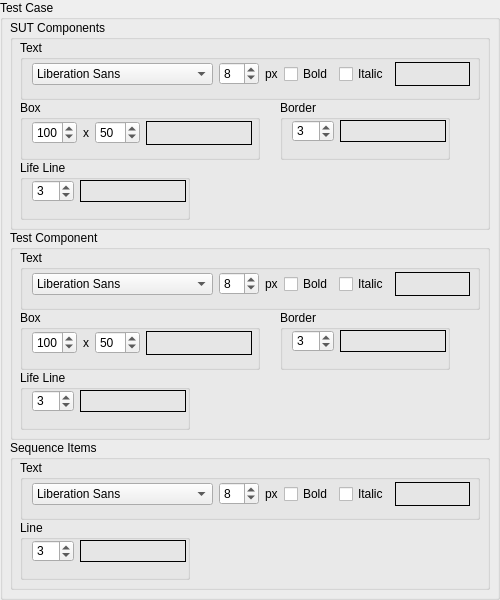
        <widget class="QGroupBox" name="_tcGroupBox">
         <property name="minimumSize">
          <size>
           <width>500</width>
           <height>600</height>
          </size>
         </property>
         <property name="maximumSize">
          <size>
           <width>500</width>
           <height>600</height>
          </size>
         </property>
         <property name="title">
          <string>Test Case</string>
         </property>
         <property name="flat">
          <bool>true</bool>
         </property>
         <widget class="QGroupBox" name="_tcSutCompGroupBox">
          <property name="geometry">
           <rect>
            <x>10</x>
            <y>20</y>
            <width>480</width>
            <height>210</height>
           </rect>
          </property>
          <property name="minimumSize">
           <size>
            <width>480</width>
            <height>210</height>
           </size>
          </property>
          <property name="maximumSize">
           <size>
            <width>480</width>
            <height>210</height>
           </size>
          </property>
          <property name="title">
           <string>SUT Components</string>
          </property>
          <widget class="QGroupBox" name="_tcSutCompTextFontGroupBox">
           <property name="geometry">
            <rect>
             <x>10</x>
             <y>20</y>
             <width>460</width>
             <height>60</height>
            </rect>
           </property>
           <property name="minimumSize">
            <size>
             <width>460</width>
             <height>60</height>
            </size>
           </property>
           <property name="maximumSize">
            <size>
             <width>460</width>
             <height>60</height>
            </size>
           </property>
           <property name="title">
            <string>Text</string>
           </property>
           <widget class="QWidget" name="layoutWidget_22">
            <property name="geometry">
             <rect>
              <x>12</x>
              <y>22</y>
              <width>438</width>
              <height>24</height>
             </rect>
            </property>
            <layout class="QHBoxLayout" name="_tcSutCompTextFontHorizontalLayout">
             <item>
              <widget class="QFontComboBox" name="_tcSutCompTextFontComboBox">
               <property name="sizePolicy">
                <sizepolicy hsizetype="Expanding" vsizetype="Fixed">
                 <horstretch>0</horstretch>
                 <verstretch>0</verstretch>
                </sizepolicy>
               </property>
               <property name="editable">
                <bool>false</bool>
               </property>
               <property name="currentFont">
                <font>
                 <family>MS Sans Serif</family>
                </font>
               </property>
              </widget>
             </item>
             <item>
              <layout class="QHBoxLayout" name="_tcSutCompTexFontSizeHorizontalLayout">
               <item>
                <widget class="QSpinBox" name="_tcSutCompTextFontSizeSpinBox">
                 <property name="sizePolicy">
                  <sizepolicy hsizetype="Expanding" vsizetype="Fixed">
                   <horstretch>0</horstretch>
                   <verstretch>0</verstretch>
                  </sizepolicy>
                 </property>
                 <property name="minimumSize">
                  <size>
                   <width>40</width>
                   <height>0</height>
                  </size>
                 </property>
                 <property name="minimum">
                  <number>6</number>
                 </property>
                 <property name="maximum">
                  <number>72</number>
                 </property>
                 <property name="value">
                  <number>8</number>
                 </property>
                </widget>
               </item>
               <item>
                <widget class="QLabel" name="_tcSutCompTextFontSizeUnitLabel">
                 <property name="text">
                  <string>px</string>
                 </property>
                </widget>
               </item>
              </layout>
             </item>
             <item>
              <widget class="QCheckBox" name="_tcSutCompTextFontBoldCheckBox">
               <property name="text">
                <string>Bold</string>
               </property>
              </widget>
             </item>
             <item>
              <widget class="QCheckBox" name="_tcSutCompTextFontItalicCheckBox">
               <property name="text">
                <string>Italic</string>
               </property>
              </widget>
             </item>
             <item>
              <widget class="ClickableLabel" name="_tcSutCompTextSelectedColor">
               <property name="minimumSize">
                <size>
                 <width>75</width>
                 <height>0</height>
                </size>
               </property>
               <property name="frameShape">
                <enum>QFrame::Box</enum>
               </property>
               <property name="text">
                <string/>
               </property>
              </widget>
             </item>
            </layout>
           </widget>
          </widget>
          <widget class="QGroupBox" name="_tcSutCompBorderGroupBox">
           <property name="geometry">
            <rect>
             <x>270</x>
             <y>80</y>
             <width>170</width>
             <height>60</height>
            </rect>
           </property>
           <property name="minimumSize">
            <size>
             <width>170</width>
             <height>60</height>
            </size>
           </property>
           <property name="maximumSize">
            <size>
             <width>170</width>
             <height>60</height>
            </size>
           </property>
           <property name="title">
            <string>Border</string>
           </property>
           <widget class="QWidget" name="layoutWidget_23">
            <property name="geometry">
             <rect>
              <x>12</x>
              <y>20</y>
              <width>154</width>
              <height>22</height>
             </rect>
            </property>
            <layout class="QHBoxLayout" name="_tcSutCompBorderHorizontalLayout">
             <item>
              <widget class="QSpinBox" name="_tcSutCompBorderWidthSpinBox">
               <property name="minimumSize">
                <size>
                 <width>40</width>
                 <height>0</height>
                </size>
               </property>
               <property name="minimum">
                <number>1</number>
               </property>
               <property name="maximum">
                <number>10</number>
               </property>
               <property name="value">
                <number>3</number>
               </property>
              </widget>
             </item>
             <item>
              <widget class="ClickableLabel" name="_tcSutCompBorderSelectedColor">
               <property name="minimumSize">
                <size>
                 <width>106</width>
                 <height>0</height>
                </size>
               </property>
               <property name="frameShape">
                <enum>QFrame::Box</enum>
               </property>
               <property name="text">
                <string/>
               </property>
              </widget>
             </item>
            </layout>
           </widget>
          </widget>
          <widget class="QGroupBox" name="_tcSutCompBoxGroupBox">
           <property name="geometry">
            <rect>
             <x>10</x>
             <y>80</y>
             <width>240</width>
             <height>60</height>
            </rect>
           </property>
           <property name="minimumSize">
            <size>
             <width>240</width>
             <height>60</height>
            </size>
           </property>
           <property name="maximumSize">
            <size>
             <width>240</width>
             <height>60</height>
            </size>
           </property>
           <property name="title">
            <string>Box</string>
           </property>
           <widget class="QWidget" name="layoutWidget_24">
            <property name="geometry">
             <rect>
              <x>12</x>
              <y>21</y>
              <width>220</width>
              <height>24</height>
             </rect>
            </property>
            <layout class="QHBoxLayout" name="_tcSutCompBoxHorizontalLayout">
             <item>
              <layout class="QHBoxLayout" name="_tcSutCompBoxSizeHorizontalLayout" stretch="5,1,5">
               <item>
                <widget class="QSpinBox" name="_tcSutCompBoxWSpinBox">
                 <property name="minimum">
                  <number>16</number>
                 </property>
                 <property name="maximum">
                  <number>256</number>
                 </property>
                 <property name="value">
                  <number>100</number>
                 </property>
                </widget>
               </item>
               <item>
                <widget class="QLabel" name="_tcSutCompBoxSizeLabel">
                 <property name="text">
                  <string>x</string>
                 </property>
                </widget>
               </item>
               <item>
                <widget class="QSpinBox" name="_tcSutCompBoxHSpinBox">
                 <property name="minimum">
                  <number>16</number>
                 </property>
                 <property name="maximum">
                  <number>256</number>
                 </property>
                 <property name="value">
                  <number>50</number>
                 </property>
                </widget>
               </item>
              </layout>
             </item>
             <item>
              <widget class="ClickableLabel" name="_tcSutCompBoxSelectedColor">
               <property name="minimumSize">
                <size>
                 <width>106</width>
                 <height>0</height>
                </size>
               </property>
               <property name="frameShape">
                <enum>QFrame::Box</enum>
               </property>
               <property name="text">
                <string/>
               </property>
              </widget>
             </item>
            </layout>
           </widget>
          </widget>
          <widget class="QGroupBox" name="_tcSutLifeLineGroupBox">
           <property name="geometry">
            <rect>
             <x>10</x>
             <y>140</y>
             <width>170</width>
             <height>60</height>
            </rect>
           </property>
           <property name="minimumSize">
            <size>
             <width>170</width>
             <height>60</height>
            </size>
           </property>
           <property name="maximumSize">
            <size>
             <width>170</width>
             <height>60</height>
            </size>
           </property>
           <property name="title">
            <string>Life Line</string>
           </property>
           <widget class="QWidget" name="layoutWidget_19">
            <property name="geometry">
             <rect>
              <x>12</x>
              <y>20</y>
              <width>154</width>
              <height>22</height>
             </rect>
            </property>
            <layout class="QHBoxLayout" name="_tcSutLifeLineHorizontalLayout">
             <item>
              <widget class="QSpinBox" name="_tcSutCompLifeLineWidthSpinBox">
               <property name="minimumSize">
                <size>
                 <width>40</width>
                 <height>0</height>
                </size>
               </property>
               <property name="minimum">
                <number>1</number>
               </property>
               <property name="maximum">
                <number>10</number>
               </property>
               <property name="value">
                <number>3</number>
               </property>
              </widget>
             </item>
             <item>
              <widget class="ClickableLabel" name="_tcSutCompLifeLineSelectedColor">
               <property name="minimumSize">
                <size>
                 <width>106</width>
                 <height>0</height>
                </size>
               </property>
               <property name="maximumSize">
                <size>
                 <width>106</width>
                 <height>16777215</height>
                </size>
               </property>
               <property name="frameShape">
                <enum>QFrame::Box</enum>
               </property>
               <property name="text">
                <string/>
               </property>
              </widget>
             </item>
            </layout>
           </widget>
          </widget>
         </widget>
         <widget class="QGroupBox" name="_tcTestCompGroupBox">
          <property name="geometry">
           <rect>
            <x>10</x>
            <y>230</y>
            <width>480</width>
            <height>210</height>
           </rect>
          </property>
          <property name="minimumSize">
           <size>
            <width>480</width>
            <height>210</height>
           </size>
          </property>
          <property name="maximumSize">
           <size>
            <width>480</width>
            <height>210</height>
           </size>
          </property>
          <property name="title">
           <string>Test Component</string>
          </property>
          <widget class="QGroupBox" name="_tcTestCompTextFontGroupBox">
           <property name="geometry">
            <rect>
             <x>10</x>
             <y>20</y>
             <width>460</width>
             <height>60</height>
            </rect>
           </property>
           <property name="minimumSize">
            <size>
             <width>460</width>
             <height>60</height>
            </size>
           </property>
           <property name="maximumSize">
            <size>
             <width>460</width>
             <height>60</height>
            </size>
           </property>
           <property name="title">
            <string>Text</string>
           </property>
           <widget class="QWidget" name="layoutWidget_25">
            <property name="geometry">
             <rect>
              <x>12</x>
              <y>22</y>
              <width>438</width>
              <height>24</height>
             </rect>
            </property>
            <layout class="QHBoxLayout" name="_tcTestCompTextFontHorizontalLayout">
             <item>
              <widget class="QFontComboBox" name="_tcTestCompTextFontComboBox">
               <property name="sizePolicy">
                <sizepolicy hsizetype="Expanding" vsizetype="Fixed">
                 <horstretch>0</horstretch>
                 <verstretch>0</verstretch>
                </sizepolicy>
               </property>
               <property name="editable">
                <bool>false</bool>
               </property>
               <property name="currentFont">
                <font>
                 <family>MS Sans Serif</family>
                </font>
               </property>
              </widget>
             </item>
             <item>
              <layout class="QHBoxLayout" name="_tcTestCompTexFontSizeHorizontalLayout">
               <item>
                <widget class="QSpinBox" name="_tcTestCompTextFontSizeSpinBox">
                 <property name="sizePolicy">
                  <sizepolicy hsizetype="Expanding" vsizetype="Fixed">
                   <horstretch>0</horstretch>
                   <verstretch>0</verstretch>
                  </sizepolicy>
                 </property>
                 <property name="minimumSize">
                  <size>
                   <width>40</width>
                   <height>0</height>
                  </size>
                 </property>
                 <property name="minimum">
                  <number>6</number>
                 </property>
                 <property name="maximum">
                  <number>72</number>
                 </property>
                 <property name="value">
                  <number>8</number>
                 </property>
                </widget>
               </item>
               <item>
                <widget class="QLabel" name="_tcTestCompTextFontSizeUnitLabel">
                 <property name="text">
                  <string>px</string>
                 </property>
                </widget>
               </item>
              </layout>
             </item>
             <item>
              <widget class="QCheckBox" name="_tcTestCompTextFontBoldCheckBox">
               <property name="text">
                <string>Bold</string>
               </property>
              </widget>
             </item>
             <item>
              <widget class="QCheckBox" name="_tcTestCompTextFontItalicCheckBox">
               <property name="text">
                <string>Italic</string>
               </property>
              </widget>
             </item>
             <item>
              <widget class="ClickableLabel" name="_tcTestCompTextSelectedColor">
               <property name="minimumSize">
                <size>
                 <width>75</width>
                 <height>0</height>
                </size>
               </property>
               <property name="frameShape">
                <enum>QFrame::Box</enum>
               </property>
               <property name="text">
                <string/>
               </property>
              </widget>
             </item>
            </layout>
           </widget>
          </widget>
          <widget class="QGroupBox" name="_tcTestCompBorderGroupBox">
           <property name="geometry">
            <rect>
             <x>270</x>
             <y>80</y>
             <width>170</width>
             <height>60</height>
            </rect>
           </property>
           <property name="minimumSize">
            <size>
             <width>170</width>
             <height>60</height>
            </size>
           </property>
           <property name="maximumSize">
            <size>
             <width>170</width>
             <height>60</height>
            </size>
           </property>
           <property name="title">
            <string>Border</string>
           </property>
           <widget class="QWidget" name="layoutWidget_26">
            <property name="geometry">
             <rect>
              <x>12</x>
              <y>20</y>
              <width>154</width>
              <height>22</height>
             </rect>
            </property>
            <layout class="QHBoxLayout" name="_tcTestCompBorderHorizontalLayout">
             <item>
              <widget class="QSpinBox" name="_tcTestCompBorderWidthSpinBox">
               <property name="minimumSize">
                <size>
                 <width>40</width>
                 <height>0</height>
                </size>
               </property>
               <property name="minimum">
                <number>1</number>
               </property>
               <property name="maximum">
                <number>10</number>
               </property>
               <property name="value">
                <number>3</number>
               </property>
              </widget>
             </item>
             <item>
              <widget class="ClickableLabel" name="_tcTestCompBorderSelectedColor">
               <property name="minimumSize">
                <size>
                 <width>106</width>
                 <height>0</height>
                </size>
               </property>
               <property name="frameShape">
                <enum>QFrame::Box</enum>
               </property>
               <property name="text">
                <string/>
               </property>
              </widget>
             </item>
            </layout>
           </widget>
          </widget>
          <widget class="QGroupBox" name="_tcTestCompBoxGroupBox">
           <property name="geometry">
            <rect>
             <x>10</x>
             <y>80</y>
             <width>240</width>
             <height>60</height>
            </rect>
           </property>
           <property name="minimumSize">
            <size>
             <width>240</width>
             <height>60</height>
            </size>
           </property>
           <property name="maximumSize">
            <size>
             <width>240</width>
             <height>60</height>
            </size>
           </property>
           <property name="title">
            <string>Box</string>
           </property>
           <widget class="QWidget" name="layoutWidget_27">
            <property name="geometry">
             <rect>
              <x>12</x>
              <y>21</y>
              <width>220</width>
              <height>24</height>
             </rect>
            </property>
            <layout class="QHBoxLayout" name="_tcTestCompBoxHorizontalLayout">
             <item>
              <layout class="QHBoxLayout" name="_tcTestCompBoxSizeHorizontalLayout" stretch="5,1,5">
               <item>
                <widget class="QSpinBox" name="_tcTestCompBoxWSpinBox">
                 <property name="minimum">
                  <number>16</number>
                 </property>
                 <property name="maximum">
                  <number>256</number>
                 </property>
                 <property name="value">
                  <number>100</number>
                 </property>
                </widget>
               </item>
               <item>
                <widget class="QLabel" name="_tcTestCompBoxSizeLabel">
                 <property name="text">
                  <string>x</string>
                 </property>
                </widget>
               </item>
               <item>
                <widget class="QSpinBox" name="_tcTestCompBoxHSpinBox">
                 <property name="minimum">
                  <number>16</number>
                 </property>
                 <property name="maximum">
                  <number>256</number>
                 </property>
                 <property name="value">
                  <number>50</number>
                 </property>
                </widget>
               </item>
              </layout>
             </item>
             <item>
              <widget class="ClickableLabel" name="_tcTestCompBoxSelectedColor">
               <property name="minimumSize">
                <size>
                 <width>106</width>
                 <height>0</height>
                </size>
               </property>
               <property name="frameShape">
                <enum>QFrame::Box</enum>
               </property>
               <property name="text">
                <string/>
               </property>
              </widget>
             </item>
            </layout>
           </widget>
          </widget>
          <widget class="QGroupBox" name="_tcTestLifeLineGroupBox">
           <property name="geometry">
            <rect>
             <x>10</x>
             <y>140</y>
             <width>170</width>
             <height>60</height>
            </rect>
           </property>
           <property name="minimumSize">
            <size>
             <width>170</width>
             <height>60</height>
            </size>
           </property>
           <property name="maximumSize">
            <size>
             <width>170</width>
             <height>60</height>
            </size>
           </property>
           <property name="title">
            <string>Life Line</string>
           </property>
           <widget class="QWidget" name="layoutWidget_20">
            <property name="geometry">
             <rect>
              <x>12</x>
              <y>20</y>
              <width>154</width>
              <height>22</height>
             </rect>
            </property>
            <layout class="QHBoxLayout" name="_tcTestLifeLineHorizontalLayout">
             <item>
              <widget class="QSpinBox" name="_tcTestCompLifeLineWidthSpinBox">
               <property name="minimumSize">
                <size>
                 <width>40</width>
                 <height>0</height>
                </size>
               </property>
               <property name="minimum">
                <number>1</number>
               </property>
               <property name="maximum">
                <number>10</number>
               </property>
               <property name="value">
                <number>3</number>
               </property>
              </widget>
             </item>
             <item>
              <widget class="ClickableLabel" name="_tcTestCompLifeLineSelectedColor">
               <property name="minimumSize">
                <size>
                 <width>106</width>
                 <height>0</height>
                </size>
               </property>
               <property name="maximumSize">
                <size>
                 <width>106</width>
                 <height>16777215</height>
                </size>
               </property>
               <property name="frameShape">
                <enum>QFrame::Box</enum>
               </property>
               <property name="text">
                <string/>
               </property>
              </widget>
             </item>
            </layout>
           </widget>
          </widget>
         </widget>
         <widget class="QGroupBox" name="_tcSequItemGroupBox">
          <property name="geometry">
           <rect>
            <x>10</x>
            <y>440</y>
            <width>480</width>
            <height>150</height>
           </rect>
          </property>
          <property name="minimumSize">
           <size>
            <width>480</width>
            <height>150</height>
           </size>
          </property>
          <property name="maximumSize">
           <size>
            <width>480</width>
            <height>150</height>
           </size>
          </property>
          <property name="title">
           <string>Sequence Items</string>
          </property>
          <widget class="QGroupBox" name="_tcSequItemTextFontGroupBox">
           <property name="geometry">
            <rect>
             <x>10</x>
             <y>20</y>
             <width>460</width>
             <height>60</height>
            </rect>
           </property>
           <property name="minimumSize">
            <size>
             <width>460</width>
             <height>60</height>
            </size>
           </property>
           <property name="maximumSize">
            <size>
             <width>460</width>
             <height>60</height>
            </size>
           </property>
           <property name="title">
            <string>Text</string>
           </property>
           <widget class="QWidget" name="layoutWidget_28">
            <property name="geometry">
             <rect>
              <x>12</x>
              <y>22</y>
              <width>438</width>
              <height>24</height>
             </rect>
            </property>
            <layout class="QHBoxLayout" name="_tcSequItemTextFontHorizontalLayout">
             <item>
              <widget class="QFontComboBox" name="_tcSequItemTextFontComboBox">
               <property name="sizePolicy">
                <sizepolicy hsizetype="Expanding" vsizetype="Fixed">
                 <horstretch>0</horstretch>
                 <verstretch>0</verstretch>
                </sizepolicy>
               </property>
               <property name="editable">
                <bool>false</bool>
               </property>
               <property name="currentFont">
                <font>
                 <family>MS Sans Serif</family>
                </font>
               </property>
              </widget>
             </item>
             <item>
              <layout class="QHBoxLayout" name="_tcSequItemTexFontSizeHorizontalLayout">
               <item>
                <widget class="QSpinBox" name="_tcSequItemTextFontSizeSpinBox">
                 <property name="sizePolicy">
                  <sizepolicy hsizetype="Expanding" vsizetype="Fixed">
                   <horstretch>0</horstretch>
                   <verstretch>0</verstretch>
                  </sizepolicy>
                 </property>
                 <property name="minimumSize">
                  <size>
                   <width>40</width>
                   <height>0</height>
                  </size>
                 </property>
                 <property name="minimum">
                  <number>6</number>
                 </property>
                 <property name="maximum">
                  <number>72</number>
                 </property>
                 <property name="value">
                  <number>8</number>
                 </property>
                </widget>
               </item>
               <item>
                <widget class="QLabel" name="_tcSequItemTextFontSizeUnitLabel">
                 <property name="text">
                  <string>px</string>
                 </property>
                </widget>
               </item>
              </layout>
             </item>
             <item>
              <widget class="QCheckBox" name="_tcSequItemTextFontBoldCheckBox">
               <property name="text">
                <string>Bold</string>
               </property>
              </widget>
             </item>
             <item>
              <widget class="QCheckBox" name="_tcSequItemTextFontItalicCheckBox">
               <property name="text">
                <string>Italic</string>
               </property>
              </widget>
             </item>
             <item>
              <widget class="ClickableLabel" name="_tcSequItemTextSelectedColor">
               <property name="minimumSize">
                <size>
                 <width>75</width>
                 <height>0</height>
                </size>
               </property>
               <property name="frameShape">
                <enum>QFrame::Box</enum>
               </property>
               <property name="text">
                <string/>
               </property>
              </widget>
             </item>
            </layout>
           </widget>
          </widget>
          <widget class="QGroupBox" name="_tcSequItemLineGroupBox">
           <property name="geometry">
            <rect>
             <x>10</x>
             <y>80</y>
             <width>170</width>
             <height>60</height>
            </rect>
           </property>
           <property name="minimumSize">
            <size>
             <width>170</width>
             <height>60</height>
            </size>
           </property>
           <property name="maximumSize">
            <size>
             <width>170</width>
             <height>60</height>
            </size>
           </property>
           <property name="title">
            <string>Line</string>
           </property>
           <widget class="QWidget" name="layoutWidget_21">
            <property name="geometry">
             <rect>
              <x>12</x>
              <y>20</y>
              <width>154</width>
              <height>22</height>
             </rect>
            </property>
            <layout class="QHBoxLayout" name="_tcSequItemLineHorizontalLayout">
             <item>
              <widget class="QSpinBox" name="_tcSequItemLineWidthSpinBox">
               <property name="minimumSize">
                <size>
                 <width>40</width>
                 <height>0</height>
                </size>
               </property>
               <property name="minimum">
                <number>1</number>
               </property>
               <property name="maximum">
                <number>10</number>
               </property>
               <property name="value">
                <number>3</number>
               </property>
              </widget>
             </item>
             <item>
              <widget class="ClickableLabel" name="_tcSequItemLineSelectedColor">
               <property name="minimumSize">
                <size>
                 <width>106</width>
                 <height>0</height>
                </size>
               </property>
               <property name="maximumSize">
                <size>
                 <width>106</width>
                 <height>16777215</height>
                </size>
               </property>
               <property name="frameShape">
                <enum>QFrame::Box</enum>
               </property>
               <property name="text">
                <string/>
               </property>
              </widget>
             </item>
            </layout>
           </widget>
          </widget>
         </widget>
        </widget>
